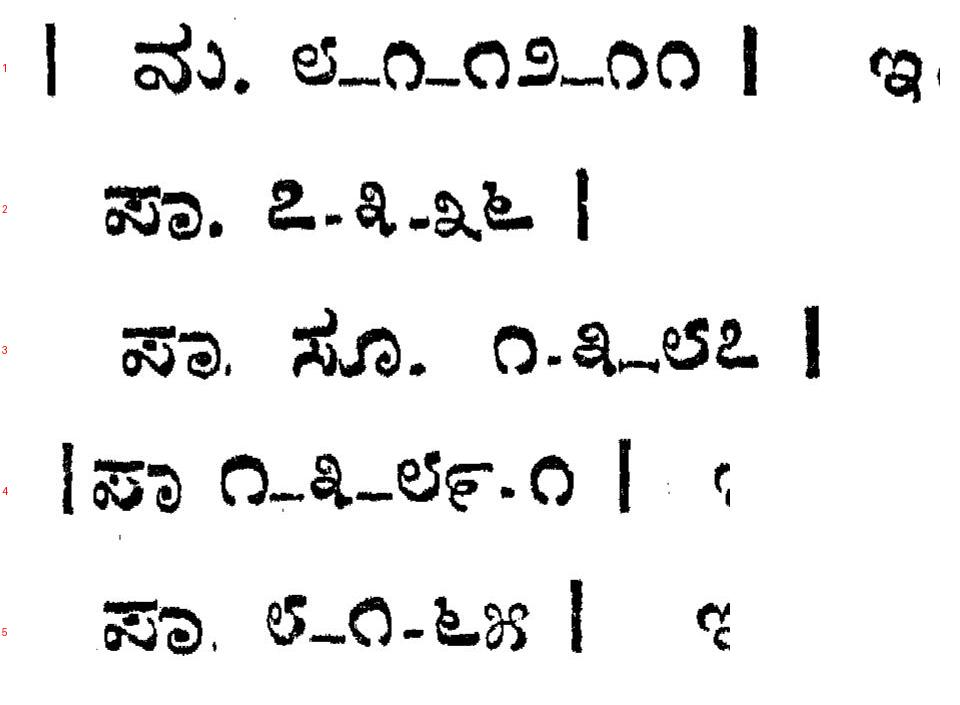
#> input picture publish/review/p4_numerals.jpg, 960 x 705 px, given in place of full5.png, which was not available
$ python zoom_strips.py 5 5
#> lines starting #> are read from the running program, lines starting #| are printed output that depends on the picture; pictures that were not available may be replaced by others from this repository, and a replacement may not be noted
### vol4/tools/cfg.py
"""Volume 4 pass: scan parts and paths.
Better scan: vol4/scans/04 RigvedaSamhithaVolume04 1..7.pdf = 701 PDF pages (part 1 has 101, the others 100). The existing text was written from the old scan ../../Rig_Vol4.pdf (622 pages, printed = PDF - 14).
The page map of the better scan is checked with pnum.py (see vol4_state.md) and recorded in pages.py."""
import os
VOL=os.path.abspath(os.path.join(os.path.dirname(__file__),'..'))   # the vol4/ folder
ROOT=os.path.dirname(VOL)                                         # repository root
PARTS=[  # (path, first global PDF page); better scan in 7 parts (101+6x100 = 701 pages)
    ('vol4/scans/04 RigvedaSamhithaVolume04 1.pdf',1),
    ('vol4/scans/04 RigvedaSamhithaVolume04 2.pdf',102),
    ('vol4/scans/04 RigvedaSamhithaVolume04 3.pdf',202),
    ('vol4/scans/04 RigvedaSamhithaVolume04 4.pdf',302),
    ('vol4/scans/04 RigvedaSamhithaVolume04 5.pdf',402),
    ('vol4/scans/04 RigvedaSamhithaVolume04 6.pdf',502),
    ('vol4/scans/04 RigvedaSamhithaVolume04 7.pdf',602),
]
LAST=701
EN=os.path.join(ROOT,'Rigveda_Samhita_Vol4_English_Translation.md')   # stays at the repository root (publish/build_vol45.py reads it there)
REVIEW=os.path.join(VOL,'review')
WORK=os.environ.get('V4WORK','/tmp/v4num/')
os.makedirs(WORK,exist_ok=True)
def part_of(g):
    """global PDF page -> (part path, page within part)"""
#> called with g = 5
    for i,(p,first) in enumerate(PARTS):
        last=PARTS[i+1][1]-1 if i+1<len(PARTS) else LAST
        if first<=g<=last: return os.path.join(ROOT,p),g-first+1
    raise KeyError(g)

### vol4/tools/zoom_strips.py
"""strips.py PDF N -- full page 450dpi, trim blank margins, cut into N overlapping strips, 2400px wide -> /tmp/v4num/s{PDF}_{i}.png"""
import sys,os,subprocess
from PIL import Image
import numpy as np
import os; sys.path.insert(0,os.path.dirname(os.path.abspath(__file__)))
from cfg import part_of
g=int(sys.argv[1]); n=int(sys.argv[2]); f=f'/tmp/v4num/full{g}.png'
if not os.path.exists(f):
    path,k=part_of(g); subprocess.run(['pdftoppm','-f',str(k),'-l',str(k),'-r','450','-gray','-png','-singlefile',path,f[:-4]],check=True)
#> (this line was passed over: subprocess is not available in this run)
im=Image.open(f); a=np.array(im)<128
#> further down, im is the input picture: PIL image 960x705 RGB; mean R, G, B 236.9, 236.9, 236.9
#> after `a = np.array(im) < 128`:
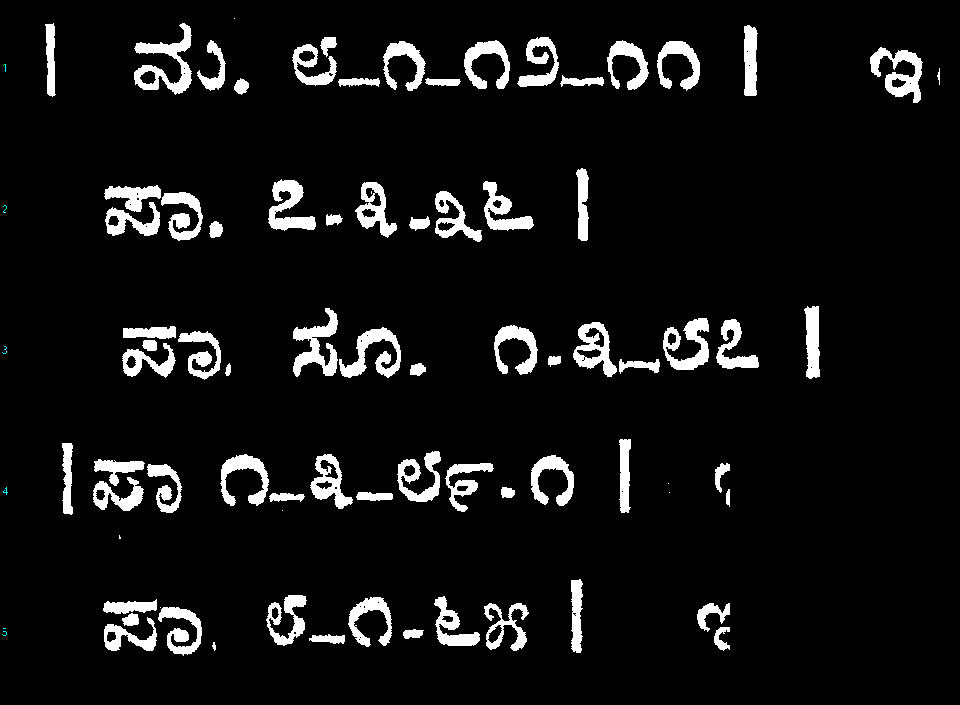
#> a: shape (705, 960, 3) bool; mean R, G, B 0.0705, 0.0706, 0.0706
rows=np.where(a.sum(1)>3)[0]; cols=np.where(a.sum(0)>3)[0]
#> after `rows = np.where(a.sum(1) > 3)[0]`: rows = 1122 values from 23 to 653
#> after `cols = np.where(a.sum(0) > 3)[0]`: cols = 2273 values from 3 to 939
y0,y1=max(0,rows[0]-20),min(im.height,rows[-1]+20); x0,x1=max(0,cols[0]-20),min(im.width,cols[-1]+20)
#> after `y0, y1 = (max(0, rows[0] - 20), min(im.height, rows[-1] + 20))`: y0 = 3; y1 = 673
#> after `x0, x1 = (max(0, cols[0] - 20), min(im.width, cols[-1] + 20))`: x0 = 0; x1 = 959
# drop stray specks: use rows with real ink (>40 px)
rows=np.where(a.sum(1)>40)[0]; y0,y1=max(0,rows[0]-30),min(im.height,rows[-1]+30)
#> after `rows = np.where(a.sum(1) > 40)[0]`: rows = 846 values from 37 to 650
#> after `y0, y1 = (max(0, rows[0] - 30), min(im.height, rows[-1] + 30))`: y0 = 7; y1 = 680
cols=np.where(a[y0:y1].sum(0)>20)[0]; x0,x1=max(0,cols[0]-30),min(im.width,cols[-1]+30)
#> after `cols = np.where(a[y0:y1].sum(0) > 20)[0]`: cols = 2142 values from 46 to 920
#> after `x0, x1 = (max(0, cols[0] - 30), min(im.width, cols[-1] + 30))`: x0 = 16; x1 = 950
c=im.crop((x0,y0,x1,y1)); H=c.height
#> after `c = im.crop((x0, y0, x1, y1))`:
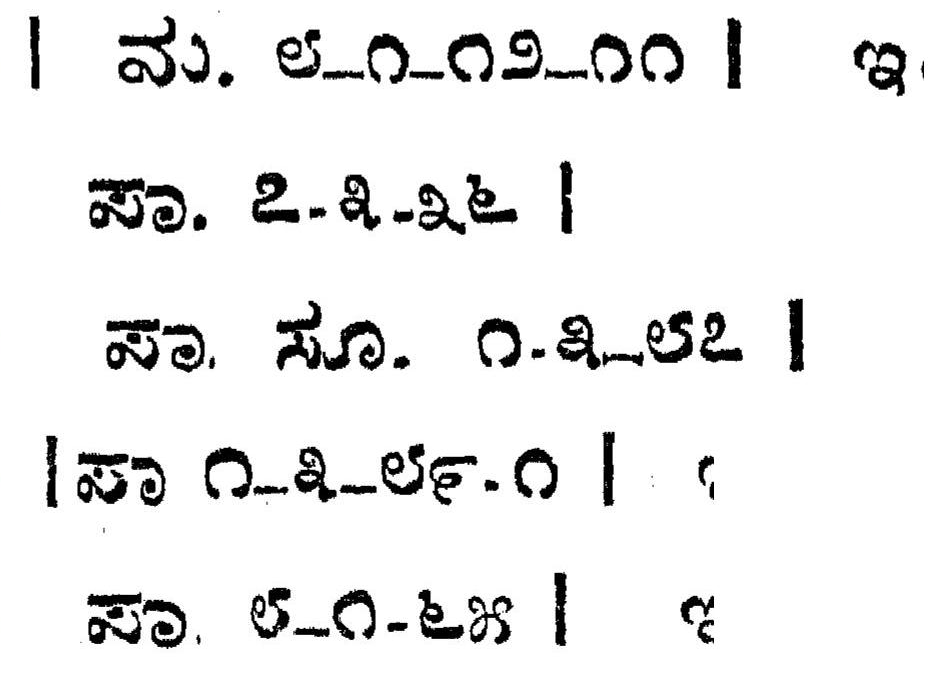
#> c: PIL image 934x673 RGB; mean R, G, B 235.6, 235.6, 235.6
#> after `H = c.height`: H = 673
for i in range(n):
    s=c.crop((0,max(0,int(H*i/n)-50),c.width,min(H,int(H*(i+1)/n)+50)))
    s=s.resize((2400,int(s.height*2400/s.width)),Image.LANCZOS); s.save(f'/tmp/v4num/s{g}_{i}.png'); print(i,s.size)
#> this loop made 5 passes
#| 0 (2400, 472)
#| 1 (2400, 603)
#| 2 (2400, 601)
#| 3 (2400, 603)
#| 4 (2400, 475)
#> pass 1, `s=c.crop((0,max(0,int(H*i/n)-50),c.width,min(H,int(H*(i+1)/n)+50)))`:
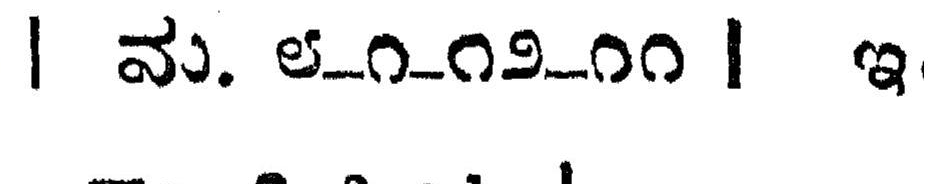
#> s: PIL image 934x184 RGB; mean R, G, B 236.2, 236.2, 236.2
#> pass 1, `s = s.resize((2400, int(s.height * 2400 / s.width)), Image.LANCZOS)`:
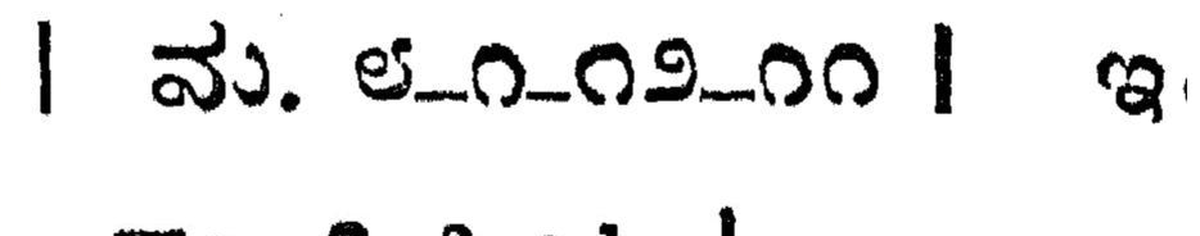
#> s: PIL image 2400x472 RGB (shown at 1/2 size); mean R, G, B 236.1, 236.1, 236.1
#> pass 2, `s=c.crop((0,max(0,int(H*i/n)-50),c.width,min(H,int(H*(i+1)/n)+50)))`:
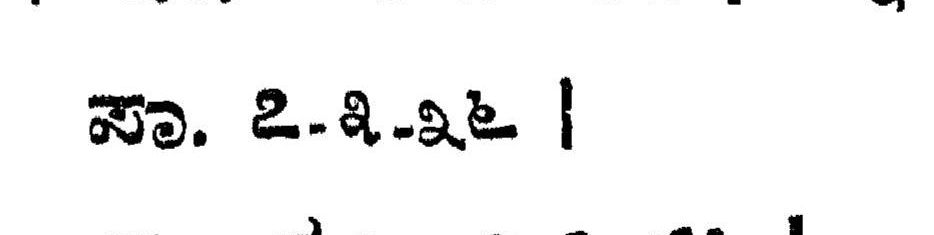
#> s: PIL image 934x235 RGB; mean R, G, B 244.4, 244.4, 244.4
#> after the loop:
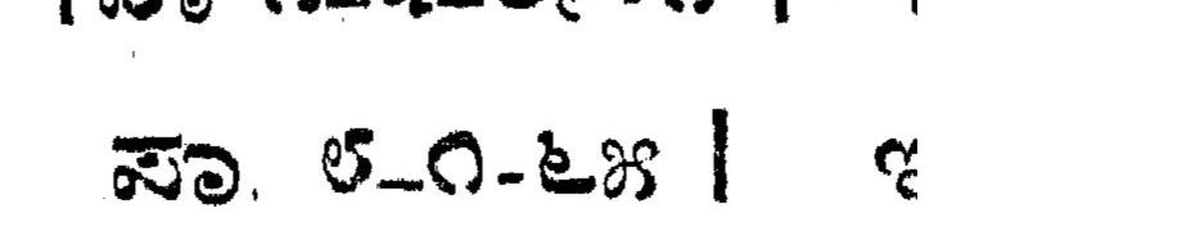
#> s: PIL image 2400x475 RGB (shown at 1/2 size); mean R, G, B 239.5, 239.5, 239.5
print('trim',x0,y0,x1,y1)
#| trim 16 7 950 680
import json; json.dump(dict(x0=int(x0),y0=int(y0),x1=int(x1),y1=int(y1),H=int(H),n=n),open(f'/tmp/v4num/s{g}.json','w'))
